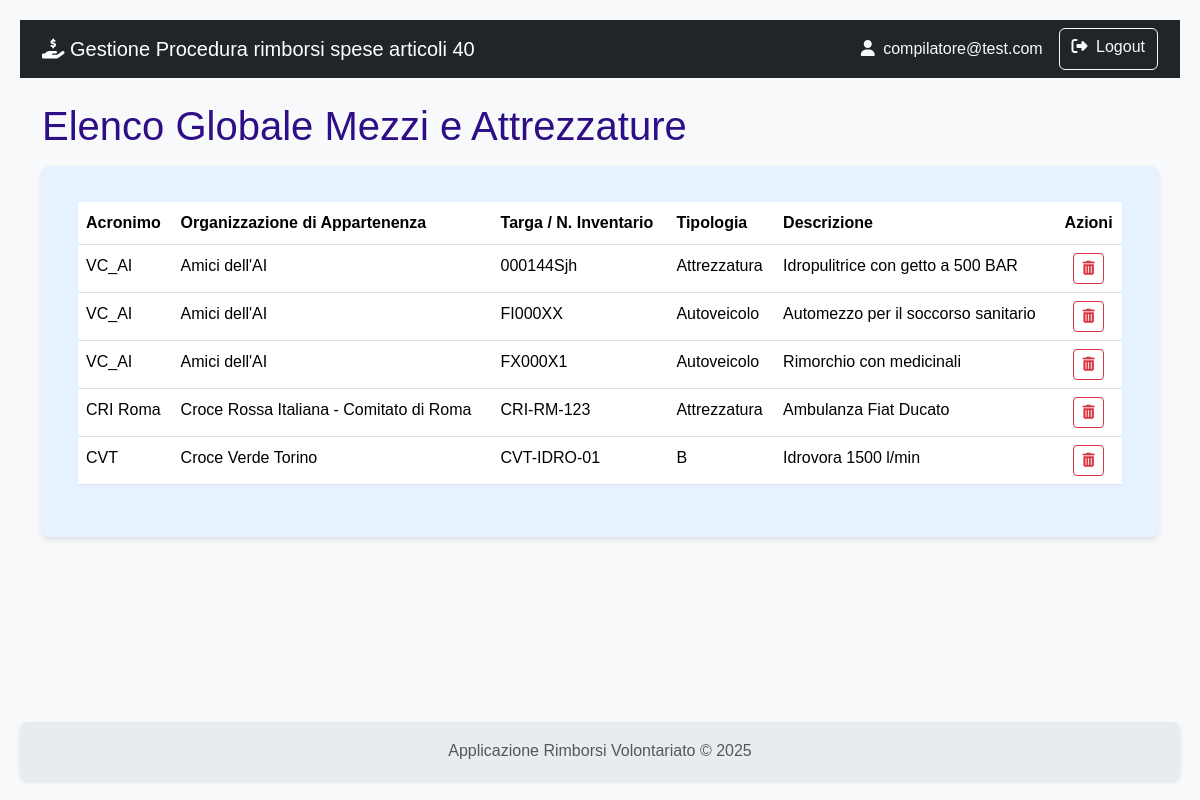
/anagrafica/mezzi (signed in), run on an earlier commit of the app's database.
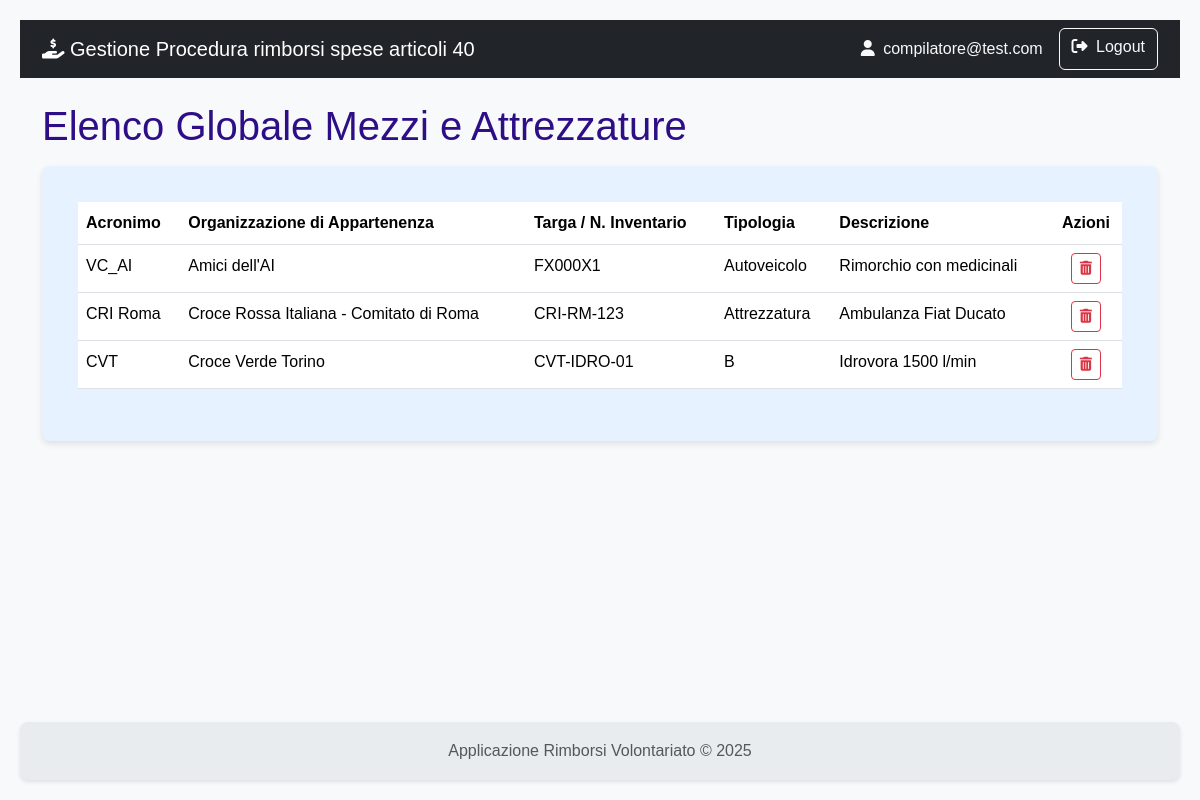
And on a later commit of the database.
### rimborsi/models.py (models this page shows)
class User(db.Model, UserMixin):
    id = db.Column(db.Integer, primary_key=True)
    username = db.Column(db.String(80), unique=True, nullable=False)
    email = db.Column(db.String(120), unique=True, nullable=False)
    password_hash = db.Column(db.String(120), nullable=False)
    role = db.Column(db.String(20), nullable=False)
    organizzazioni = db.relationship('Organizzazione', secondary=associazione_utente_organizzazione, back_populates='utenti_compilatori')

class MezzoAttrezzatura(db.Model):
    id = db.Column(db.Integer, primary_key=True)
    tipologia = db.Column(db.String(1), nullable=False)
    targa_inventario = db.Column(db.String(50), unique=True, nullable=False)
    descrizione = db.Column(db.String(200))
    organizzazione_id = db.Column(db.Integer, db.ForeignKey('organizzazione.id'), nullable=False)

class Organizzazione(db.Model):
    id = db.Column(db.Integer, primary_key=True)
    nome = db.Column(db.String(150), nullable=False)
    acronimo = db.Column(db.String(20))
    codice_interno = db.Column(db.String(20), unique=True)
    indirizzo = db.Column(db.String(200))
    mezzi = db.relationship('MezzoAttrezzatura', backref='organizzazione', lazy=True)
    richieste = db.relationship('Richiesta', backref='organizzazione', lazy=True)
    utenti_compilatori = db.relationship('User', secondary=associazione_utente_organizzazione, back_populates='organizzazioni')

### rimborsi/anagrafica/routes.py (the view)
@anagrafica_bp.route('/mezzi')
@login_required
def lista_tutti_mezzi():
    mezzi = MezzoAttrezzatura.query.join(Organizzazione).order_by(Organizzazione.nome, MezzoAttrezzatura.targa_inventario).all()
    return render_template('anagrafica/lista_tutti_mezzi.html', mezzi=mezzi)

### rimborsi/templates/anagrafica/lista_tutti_mezzi.html (shortened to what this page needs)
{% extends 'base.html' %}
{% block content %}
    <div class="d-flex justify-content-between align-items-center mb-3">
        <h1 class="mb-0">Elenco Globale Mezzi e Attrezzature</h1>
    </div>
    <div class="card shadow-sm">
        <div class="card-body">
            <table class="table table-hover">
                <thead>
                    <tr>
                        <th>Acronimo</th>
                        <th>Organizzazione di Appartenenza</th>
                        <th>Targa / N. Inventario</th>
                        <th>Tipologia</th>
                        <th>Descrizione</th>
                        <th class="text-center">Azioni</th>
                    </tr>
                </thead>
                   <tbody>
                    {% for mezzo in mezzi %}
                    <tr>
                        <td>{{ mezzo.organizzazione.acronimo }}</td>
                        <td>{{ mezzo.organizzazione.nome }}</td>
                        <td>{{ mezzo.targa_inventario }}</td>
                        <td>
                            {% if mezzo.tipologia == 'M' %}
                                Autoveicolo
                            {% elif mezzo.tipologia == 'A' %}
                                Attrezzatura
                            {% else %}
                                {{ mezzo.tipologia }}
                            {% endif %}
                        </td>
                        <td>{{ mezzo.descrizione }}</td>
                        <td class="text-center">
                             <form action="{{ url_for('anagrafica.cancella_mezzo', mezzo_id=mezzo.id) }}" method="POST" class="d-inline">
                                <button type="submit" class="btn btn-outline-danger btn-sm" onclick="return confirm('Sei sicuro di voler eliminare questo elemento?');" title="Elimina">
                                    <i class="fas fa-trash-alt"></i>
                                </button>
                            </form>
                        </td>
                    </tr>
                    {% else %}
                    <tr>
                        <td colspan="6" class="text-center">Nessun mezzo trovato nel sistema.</td>
                    </tr>
                    {% endfor %}
                </tbody>
            </table>
        </div>
    </div>
{% endblock %}

### rimborsi/templates/base.html (shortened to what this page needs)
<!doctype html>
<html lang="it" class="h-100">
<head>
    <link href="https://cdn.jsdelivr.net/npm/bootstrap@5.3.3/dist/css/bootstrap.min.css" rel="stylesheet" xintegrity="sha384-QWTKZyjpPEjISv5WaRU9OFeRpok6YctnYmDr5pNlyT2bRjXh0JMhjY6hW+ALEwIH">
    <link rel="stylesheet" href="https://cdnjs.cloudflare.com/ajax/libs/font-awesome/6.5.2/css/all.min.css" xintegrity="sha512-SnH5WK+bZxgPHs44uWIX+LLJAJ9/2PkPKZ5QiAj6Ta86w+fsb2TkcmfRyVX3pBnMFcV7oQPJkl9QevSCWr3W6A==" />
    <link rel="stylesheet" href="{{ url_for('static', filename='css/styles.css') }}">
</head>
<body>
    <nav class="navbar navbar-expand-lg navbar-dark bg-dark">
        <div class="container">
            <a class="navbar-brand" href="{{ url_for('auth.index') }}">
                <i class="fas fa-hand-holding-dollar"></i>
                Gestione Procedura rimborsi spese articoli 40
            </a>
            <div class="collapse navbar-collapse" id="navbarNav">
                <div class="d-flex ms-auto">
                    {% if current_user.is_authenticated %}
                        <span class="navbar-text me-3 text-light">
                            <i class="fas fa-user me-1"></i> {{ current_user.email }}
                        </span>
                        <a href="{{ url_for('auth.logout') }}" class="btn btn-outline-light">
                            <i class="fas fa-sign-out-alt me-1"></i> Logout
                        </a>
                    {% else %}
                        <a href="{{ url_for('auth.registrati') }}" class="btn btn-outline-light me-2">Registrati</a>
                        <a href="{{ url_for('auth.login') }}" class="btn btn-outline-light">Login</a>
                    {% endif %}
                </div>
            </div>
        </div>
    </nav>
    <main class="container my-4">
        {% block content %}{% endblock %}
    </main>
    <footer class="footer mt-auto py-3">
        <div class="container text-center">
            <span class="text-muted">Applicazione Rimborsi Volontariato &copy; 2025</span>
        </div>
    </footer>
</body>
</html>

### rimborsi/static/css/styles.css (style rules this page uses)
:root { --color-primary: #2e0e86; --color-primary-hover: #142fca; --color-text-light: #ffffff; --color-card-bg: #e6f2ff; --color-card-text: #00366d; --color-bg: #f4f4f4; --color-text-dark: #333; --color-link: #0055a4; --border-radius: 8px; --box-shadow: 0 2px 4px rgba(0, 0, 0, 0.1); --box-shadow-card: 0 3px 6px rgba(0, 0, 0, 0.1); --transition-standard: all 0.3s ease; }
body { font-family: Arial, sans-serif; background-color: var(--color-bg); color: var(--color-text-dark); margin: 0; padding: 20px; line-height: 1.6; }
h1, h2, h3, h4, h5, h6 { color: var(--color-primary); margin-top: 0; }
a { color: var(--color-link); text-decoration: none; }
.card { flex: 1; background-color: var(--color-card-bg); color: var(--color-card-text); border-radius: var(--border-radius); padding: 20px; box-shadow: var(--box-shadow-card); transition: transform 0.2s ease-in-out; border: none; }
.card-body i { transition: var(--transition-standard); }
.shadow-sm { box-shadow: var(--box-shadow-card) !important; }
.text-center { text-align: center; }
.footer { display: flex; justify-content: left; gap: 20px; background-color: var(--color-primary); padding: 15px 20px; border-radius: var(--border-radius); margin-top: 20px; box-shadow: var(--box-shadow); }

### rimborsi/templates/base.html (style rules this page uses)
body { display: flex; flex-direction: column; min-height: 100vh; background-color: #f8f9fa; }
main { flex: 1; }
.footer { background-color: #e9ecef; }

What changed in the data, as far as the page shows it:
removed MezzoAttrezzatura: organizzazione.acronimo "VC_AI", organizzazione.nome "Amici dell'AI", targa_inventario "000144Sjh", tipologia "Attrezzatura", descrizione "Idropulitrice con getto a 500 BAR"
removed MezzoAttrezzatura: organizzazione.acronimo "VC_AI", organizzazione.nome "Amici dell'AI", targa_inventario "FI000XX", tipologia "Autoveicolo", descrizione "Automezzo per il soccorso sanitario"
